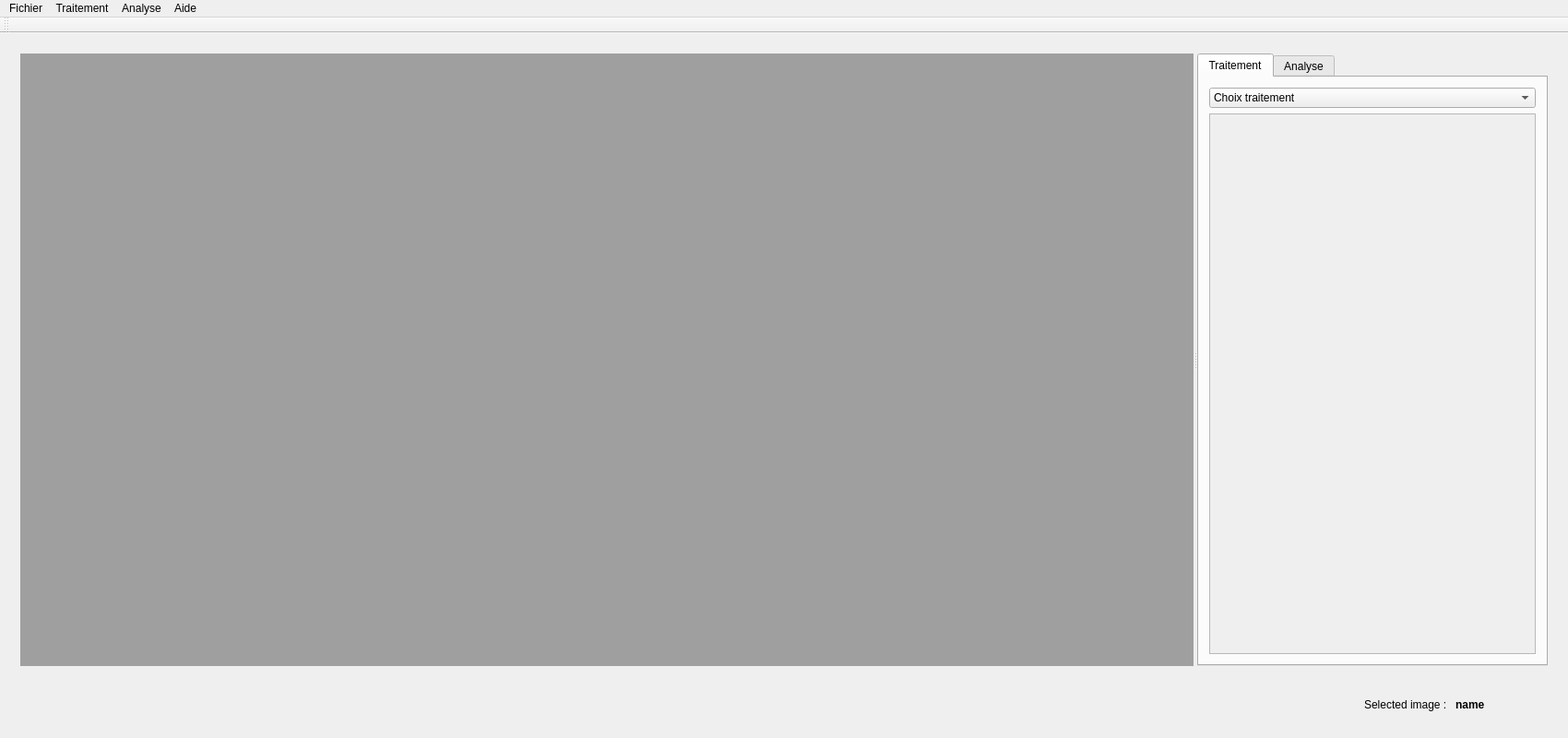
<?xml version="1.0" encoding="UTF-8"?>
<ui version="4.0">
 <class>MainWindow</class>
 <widget class="QMainWindow" name="MainWindow">
  <property name="enabled">
   <bool>true</bool>
  </property>
  <property name="geometry">
   <rect>
    <x>0</x>
    <y>0</y>
    <width>1700</width>
    <height>800</height>
   </rect>
  </property>
  <property name="windowTitle">
   <string>ProcessIm</string>
  </property>
  <property name="layoutDirection">
   <enum>Qt::LeftToRight</enum>
  </property>
  <property name="autoFillBackground">
   <bool>false</bool>
  </property>
  <widget class="QWidget" name="centralWidget">
   <property name="enabled">
    <bool>true</bool>
   </property>
   <layout class="QVBoxLayout" name="verticalLayout">
    <item>
     <widget class="QWidget" name="widget1" native="true">
      <layout class="QHBoxLayout" name="horizontalLayout">
       <item>
        <widget class="QSplitter" name="splitter">
         <property name="orientation">
          <enum>Qt::Horizontal</enum>
         </property>
         <widget class="QMdiArea" name="mdiArea"/>
         <widget class="QTabWidget" name="tabWidget">
          <property name="minimumSize">
           <size>
            <width>300</width>
            <height>0</height>
           </size>
          </property>
          <property name="maximumSize">
           <size>
            <width>1000</width>
            <height>16777215</height>
           </size>
          </property>
          <property name="currentIndex">
           <number>0</number>
          </property>
          <widget class="QWidget" name="tab_traitement">
           <attribute name="title">
            <string>Traitement</string>
           </attribute>
           <layout class="QVBoxLayout" name="verticalLayout_2">
            <item>
             <widget class="QComboBox" name="cbTraitement">
              <item>
               <property name="text">
                <string>Choix traitement</string>
               </property>
              </item>
              <item>
               <property name="text">
                <string>Distance au fond</string>
               </property>
              </item>
              <item>
               <property name="text">
                <string>Filtrage</string>
               </property>
              </item>
              <item>
               <property name="text">
                <string>Seuillage</string>
               </property>
              </item>
              <item>
               <property name="text">
                <string>Morphologie</string>
               </property>
              </item>
              <item>
               <property name="text">
                <string>Transformation</string>
               </property>
              </item>
              <item>
               <property name="text">
                <string>Histogramme</string>
               </property>
              </item>
              <item>
               <property name="text">
                <string>Conversion</string>
               </property>
              </item>
             </widget>
            </item>
            <item>
             <widget class="QScrollArea" name="sa_outil">
              <property name="widgetResizable">
               <bool>true</bool>
              </property>
              <widget class="QWidget" name="scrollAreaWidgetContents">
               <property name="geometry">
                <rect>
                 <x>0</x>
                 <y>0</y>
                 <width>274</width>
                 <height>603</height>
                </rect>
               </property>
              </widget>
             </widget>
            </item>
           </layout>
          </widget>
          <widget class="QWidget" name="tab_analyse">
           <attribute name="title">
            <string>Analyse</string>
           </attribute>
           <layout class="QVBoxLayout" name="verticalLayout_3">
            <item>
             <widget class="QComboBox" name="cbAnalyse">
              <item>
               <property name="text">
                <string>Choix Analyse</string>
               </property>
              </item>
              <item>
               <property name="text">
                <string>Lecture code barre</string>
               </property>
              </item>
              <item>
               <property name="text">
                <string>Signatures</string>
               </property>
              </item>
              <item>
               <property name="text">
                <string>Comptage Objet</string>
               </property>
              </item>
             </widget>
            </item>
            <item>
             <widget class="QScrollArea" name="sa_outil_2">
              <property name="widgetResizable">
               <bool>true</bool>
              </property>
              <widget class="QWidget" name="scrollAreaWidgetContents_2">
               <property name="geometry">
                <rect>
                 <x>0</x>
                 <y>0</y>
                 <width>274</width>
                 <height>603</height>
                </rect>
               </property>
              </widget>
             </widget>
            </item>
           </layout>
          </widget>
         </widget>
        </widget>
       </item>
      </layout>
     </widget>
    </item>
    <item>
     <widget class="QWidget" name="widget2" native="true">
      <property name="minimumSize">
       <size>
        <width>0</width>
        <height>50</height>
       </size>
      </property>
      <property name="maximumSize">
       <size>
        <width>16777215</width>
        <height>50</height>
       </size>
      </property>
      <layout class="QHBoxLayout" name="horizontalLayout_2">
       <item>
        <spacer name="horizontalSpacer">
         <property name="orientation">
          <enum>Qt::Horizontal</enum>
         </property>
         <property name="sizeHint" stdset="0">
          <size>
           <width>40</width>
           <height>20</height>
          </size>
         </property>
        </spacer>
       </item>
       <item>
        <widget class="QLabel" name="constlbl_Currentimage">
         <property name="text">
          <string>Selected image : </string>
         </property>
        </widget>
       </item>
       <item>
        <widget class="QLabel" name="lbl_curren_image_selectionner">
         <property name="minimumSize">
          <size>
           <width>100</width>
           <height>0</height>
          </size>
         </property>
         <property name="font">
          <font>
           <pointsize>9</pointsize>
           <weight>75</weight>
           <bold>true</bold>
          </font>
         </property>
         <property name="text">
          <string>name</string>
         </property>
        </widget>
       </item>
      </layout>
     </widget>
    </item>
   </layout>
  </widget>
  <widget class="QMenuBar" name="menuBar">
   <property name="geometry">
    <rect>
     <x>0</x>
     <y>0</y>
     <width>1700</width>
     <height>21</height>
    </rect>
   </property>
   <widget class="QMenu" name="menuFichier">
    <property name="title">
     <string>Fichier</string>
    </property>
    <addaction name="actionOuvrir_une_image"/>
    <addaction name="actionQuitter"/>
   </widget>
   <widget class="QMenu" name="menuAide">
    <property name="title">
     <string>Aide</string>
    </property>
    <addaction name="actionA_propos_de_ProcessIm"/>
    <addaction name="actionTutoriel"/>
   </widget>
   <widget class="QMenu" name="menuTraitement">
    <property name="title">
     <string>Traitement</string>
    </property>
    <addaction name="actionDistance_au_fond"/>
    <addaction name="actionFiltrage"/>
    <addaction name="actionSeuillage"/>
    <addaction name="actionMorphologie"/>
    <addaction name="actionTransformation"/>
    <addaction name="actionHistogramme"/>
    <addaction name="actionConversion"/>
   </widget>
   <widget class="QMenu" name="menuAnalyse">
    <property name="title">
     <string>Analyse</string>
    </property>
    <addaction name="actionLecture_codes_barres"/>
    <addaction name="actionSignatures"/>
    <addaction name="actionComptage_objet"/>
   </widget>
   <addaction name="menuFichier"/>
   <addaction name="menuTraitement"/>
   <addaction name="menuAnalyse"/>
   <addaction name="menuAide"/>
  </widget>
  <widget class="QToolBar" name="mainToolBar">
   <attribute name="toolBarArea">
    <enum>TopToolBarArea</enum>
   </attribute>
   <attribute name="toolBarBreak">
    <bool>false</bool>
   </attribute>
  </widget>
  <action name="actionOuvrir_une_image">
   <property name="text">
    <string>Ouvrir une image</string>
   </property>
   <property name="shortcut">
    <string>Ctrl+O</string>
   </property>
  </action>
  <action name="actionQuitter">
   <property name="text">
    <string>Quitter</string>
   </property>
   <property name="shortcut">
    <string>Ctrl+Q</string>
   </property>
  </action>
  <action name="actionA_propos_de_ProcessIm">
   <property name="text">
    <string>A propos de ProcessIm</string>
   </property>
  </action>
  <action name="actionTutoriel">
   <property name="text">
    <string>Tutoriel</string>
   </property>
   <property name="shortcut">
    <string>Ctrl+H</string>
   </property>
  </action>
  <action name="actionDossier_de_travail">
   <property name="text">
    <string>Dossier de travail</string>
   </property>
   <property name="shortcut">
    <string>Ctrl+D</string>
   </property>
  </action>
  <action name="actionHSV">
   <property name="text">
    <string>HSV</string>
   </property>
  </action>
  <action name="actionDistance_au_fond">
   <property name="text">
    <string>Distance au fond</string>
   </property>
  </action>
  <action name="actionFiltrage">
   <property name="text">
    <string>Filtrage</string>
   </property>
  </action>
  <action name="actionSeuillage">
   <property name="text">
    <string>Seuillage</string>
   </property>
  </action>
  <action name="actionMorphologie">
   <property name="text">
    <string>Morphologie</string>
   </property>
  </action>
  <action name="actionTransformation">
   <property name="text">
    <string>Transformation</string>
   </property>
  </action>
  <action name="actionHistogramme">
   <property name="text">
    <string>Histogramme</string>
   </property>
  </action>
  <action name="actionConversion">
   <property name="text">
    <string>Conversion</string>
   </property>
  </action>
  <action name="actionLecture_codes_barres">
   <property name="text">
    <string>Lecture code barres</string>
   </property>
  </action>
  <action name="actionSignatures">
   <property name="text">
    <string>Signatures</string>
   </property>
  </action>
  <action name="actionComptage_objet">
   <property name="text">
    <string>Comptage Objet</string>
   </property>
  </action>
 </widget>
 <layoutdefault spacing="6" margin="11"/>
 <resources/>
 <connections/>
</ui>
